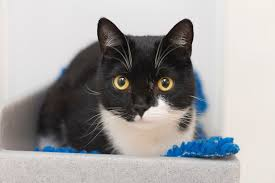
#> input picture cat1.jpg, 275 x 183 px
$ python embedder.py
#> lines starting #> are read from the running program, lines starting #| are printed output that depends on the picture; after the words box and inside, x2 and y2 are one past the last pixel; in counts of white or black regions, pixels touching at a corner belong together
### key.py
import matplotlib.pyplot as plt
import numpy as np


class ChaoticLogisticMap:
    # Chaotic 1D Logistic Map

    def __init__(self):
        self.i = 0
        # self.lambda_lst = np.arange(0, 4, 4 / (10000 - 1))
        self._lambda = 3.144
        self.w_p = 0.003  # w(0) is initial condition

    def next_key(self):
        self.i += 1
        # self.w_p = self.lambda_lst[self.i] * (self.w_p - self.w_p ** 2)
        self.w_p = self._lambda * (self.w_p - self.w_p ** 2)

        rounded_key = int(np.floor(self.w_p / 0.1))
        return rounded_key


# [9 lines of commented-out code are left out]

### embedder.py
import numpy as np
import cv2
from key import ChaoticLogisticMap
from matplotlib import pyplot as plt
from PIL import Image

# img = Image.open('cat1.jpg').convert('LA')  # convert it to gray scale while opening.
img_org = cv2.imread('cat1.jpg', 0)
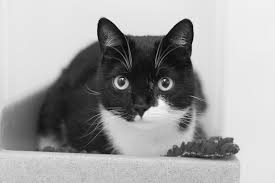
#> img_org: shape (183, 275); min 0, max 255, mean 163.8
# test area:
# plt.imshow(img)
# plt.show()

edges = cv2.Canny(img_org, 100, 200)
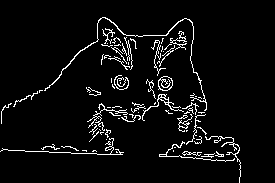
#> edges: shape (183, 275); 5.1% white in thin lines or dots, all inside (x1, y1, x2, y2) = (0, 17, 241, 183)

# [5 lines of commented-out code are left out]

message = "This is working. And I add some more text to embed more data and see if there will be any change in " \
          "the embedded image. This is cool. and lets repeat the message again: This is working. " \
          "And I add some more text to embed more data and see if there will be any change in " \
          "the embedded image. This is cool. and lets repeat the message again:" + "***"
# convert message to binary:
message = ''.join(format(ord(i), 'b') for i in message)

n = 3  # number of pixels in a block. [3, 4]
x = 1

img_size = img_org.shape[0] * img_org.shape[1]
#> img_size = 50325
assert (img_size % n == 0)  # check if image size is divisible by n, if it's not change the n.
n_blocks = (img_org.shape[0] * img_org.shape[1]) // n
#> n_blocks = 16775

img = np.reshape(img_org.copy(), [img_size, 1])  # reshape it to a 1D vector
edges = np.reshape(edges, [img_size, 1])


def lbs_substitution(pixel1, pixel2):
    """
    substitute pixel 1 with pixel 2
    """
    pixel1_0b = bin(pixel1)
    n_bits_of_pixel1 = len(pixel1_0b) - len(str(pixel2))
    new = pixel1_0b[:n_bits_of_pixel1] + pixel2
    return int(new, base=2)


key = ChaoticLogisticMap()  # Key Generator Class

for i_block in np.arange(0, n_blocks, n):
    pixels_status = ""

    try:
        for p in range(i_block + 1, i_block + n):
            if edges[p][0] == 255:  # if the pixel is edge:
                pixels_status = pixels_status + '1'
                # Embed message to the pixel based on the y:
                y = key.next_key()
                message_to_embed = message[:y]
                message = message[y:]  # Omit the embedded part of the message.

                img[p] = lbs_substitution(img[p][0], message_to_embed)
            else:
                pixels_status = pixels_status + '0'
                # embed message to the pixel based on the x:
                message_to_embed = message[:x]
                message = message[x:]  # Omit the embedded part of the message.

                img[p] = lbs_substitution(img[p][0], message_to_embed)
    except IndexError:  # if the message has done:
        break
    finally:
        img[i_block] = lbs_substitution(img[i_block][0], pixels_status)  # p1 embedded.
#> this loop made 5592 passes

img = np.reshape(img, img_org.shape)


# test area:
diff = img_org - img
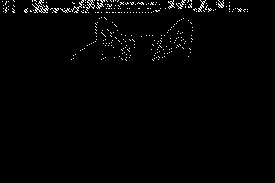
#> diff: shape (183, 275); min 0, max 255, mean 3.9

plt.subplot(221), plt.imshow(img_org, cmap='gray')
plt.title('Original Image')
plt.subplot(222), plt.imshow(img, cmap='gray')
plt.title('Stego Image')
plt.subplot(212), plt.imshow(diff, cmap='gray')
plt.title('Stego and original image differences')
plt.show()
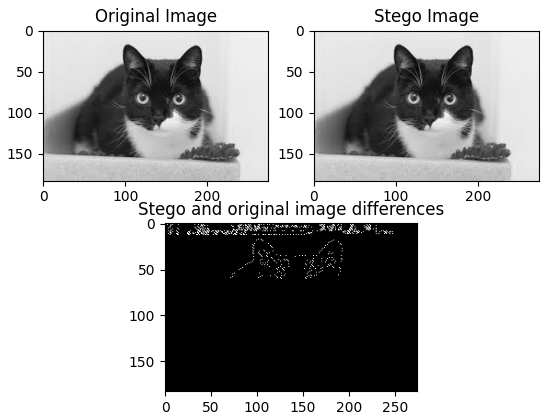
#> figure drawn by matplotlib, 3 panels
